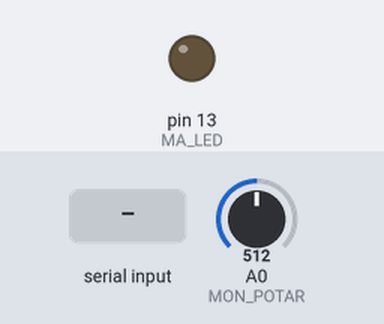
Simulated run of this sketch. Board: Arduino Uno, built with avr-gcc and run on an emulated ATmega328P. Parts: output pins drawn as LEDs (lit = HIGH). The inputs (shaded band) are chosen by the test bench; at power-on: A0 (MON_POTAR) = 512. What the sketch prints to the serial monitor is not drawn.

Above: at 1.2 s.
1.3 s: "1" received over Serial
At 1.9 s:
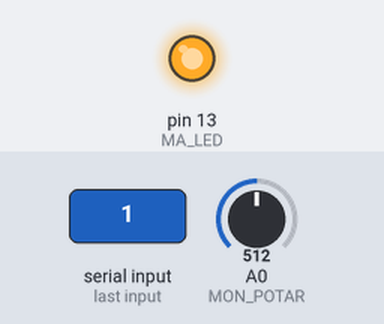
2.8 s: "0" received over Serial
At 3.4 s:
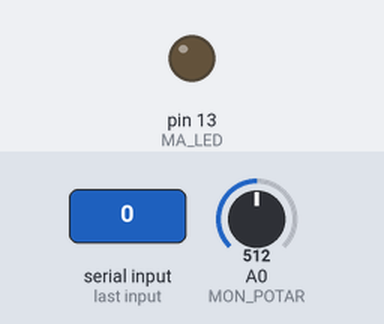
Timing chart, 0 to 5.8 s (numbered marks = the images above; inputs shaded):
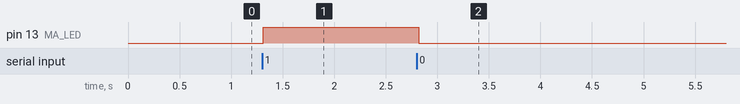

The sketch:

sketch_oct05a.ino
```cpp
int MA_LED = 13;
int MON_POTAR = A0;

void setup() {

  Serial.begin(9600);
  pinMode(MA_LED, OUTPUT);
  pinMode(MON_POTAR, INPUT);

}

void loop() {


  int v = map(analogRead(MON_POTAR), 0, 1023, 0, 360);
  Serial.println(v);
  delay(50);
//  if(v == 1023){
//    digitalWrite(MA_LED, HIGH);
//    delay(500);
//  }else{
//    digitalWrite(MA_LED, LOW);
//  }
//
  char cmd;
  if(Serial.available()){

    cmd = Serial.read();
    if( cmd == '1' ){
       digitalWrite(MA_LED, HIGH);
    } else {
      digitalWrite(MA_LED, LOW);
    }

  }

}
```

Measured:
- after the input at 1.3 s, pin 13 (MA_LED): LOW → HIGH at once
- after the input at 2.8 s, pin 13 (MA_LED): HIGH → LOW at once
